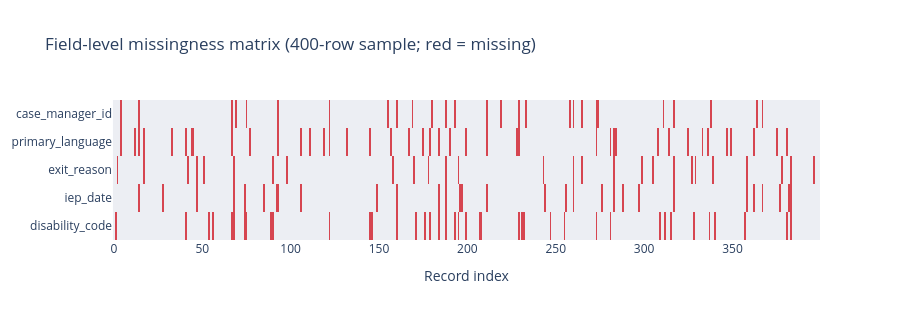

The code cell stored with this chart in its notebook:
### Markdown cell above
### Missingness pattern diagnostic

Completeness at the *collection* level hides *which fields* are driving it. Here we simulate a raw field-level extract for a sample of submission rows and inspect the missingness pattern directly — this is the step that would normally precede a full Little's MCAR test on a real extract.

### Code cell
rng = np.random.default_rng(11)
sample = submissions.sample(400, random_state=11).reset_index(drop=True).copy()

# Simulate field-level nulls whose *rate* depends on the row's own completeness_rate
# (i.e., missingness is NOT completely at random — it's related to an observed variable,
#  which is the textbook definition of Missing At Random, MAR).
fields = ["disability_code", "iep_date", "exit_reason", "primary_language", "case_manager_id"]
extract = pd.DataFrame({"row_completeness": sample.completeness_rate})
for f in fields:
    miss_prob = np.clip(1 - sample.completeness_rate + rng.normal(0, 0.05, len(sample)), 0.01, 0.9)
    extract[f] = np.where(rng.random(len(sample)) < miss_prob, np.nan, 1.0)

missing_matrix = extract[fields].isna().astype(int)

fig = go.Figure(go.Heatmap(
    z=missing_matrix.T.values, x=list(range(len(extract))), y=fields,
    colorscale=[[0, "#ECEEF3"], [1, "#D64550"]], showscale=False,
))
fig.update_layout(template=PLOT_TEMPLATE, height=320,
                   title="Field-level missingness matrix (400-row sample; red = missing)",
                   xaxis_title="Record index", yaxis_title=None)
fig.show()

# --- simplified MCAR-style diagnostic ---
# For each field, test whether the DISTRIBUTION of an observed covariate (row_completeness)
# differs between the missing and non-missing groups. If it differs significantly for most
# fields, missingness is systematically related to an observed variable -> not MCAR (i.e. MAR).
print("Per-field t-test: row_completeness differs between missing vs. present group?\n")
mcar_flag = True
for f in fields:
    grp_missing = extract.loc[missing_matrix[f] == 1, "row_completeness"]
    grp_present = extract.loc[missing_matrix[f] == 0, "row_completeness"]
    t_stat, p_val = stats.ttest_ind(grp_missing, grp_present, equal_var=False)
    verdict = "differs (→ suggests MAR)" if p_val < 0.05 else "no significant difference"
    if p_val < 0.05:
        mcar_flag = False
    print(f"  {f:20s}  t={t_stat:6.2f}  p={p_val:7.4f}   {verdict}")

print(f"\nOverall diagnostic: {'consistent with MCAR' if mcar_flag else 'NOT consistent with MCAR (missingness is Missing-At-Random)'}")

### Figure 1 — Plotly figure (JSON) as saved in the notebook; plotly's stock layout.template omitted (floating-point values rounded to 4 significant figures; data arrays with more than 128 entries replaced by an {"elided": "..."} marker saying what was removed)
{"data": [{"colorscale": [[0, "#ECEEF3"], [1, "#D64550"]], "showscale": false, "type": "heatmap", "x": {"elided": "400 int values"}, "y": ["disability_code", "iep_date", "exit_reason", "primary_language", "case_manager_id"], "z": {"elided": "5x400 int values"}}], "layout": {"height": 320, "title": {"text": "Field-level missingness matrix (400-row sample; red = missing)"}, "xaxis": {"title": {"text": "Record index"}}, "yaxis": {"title": {}}}}
